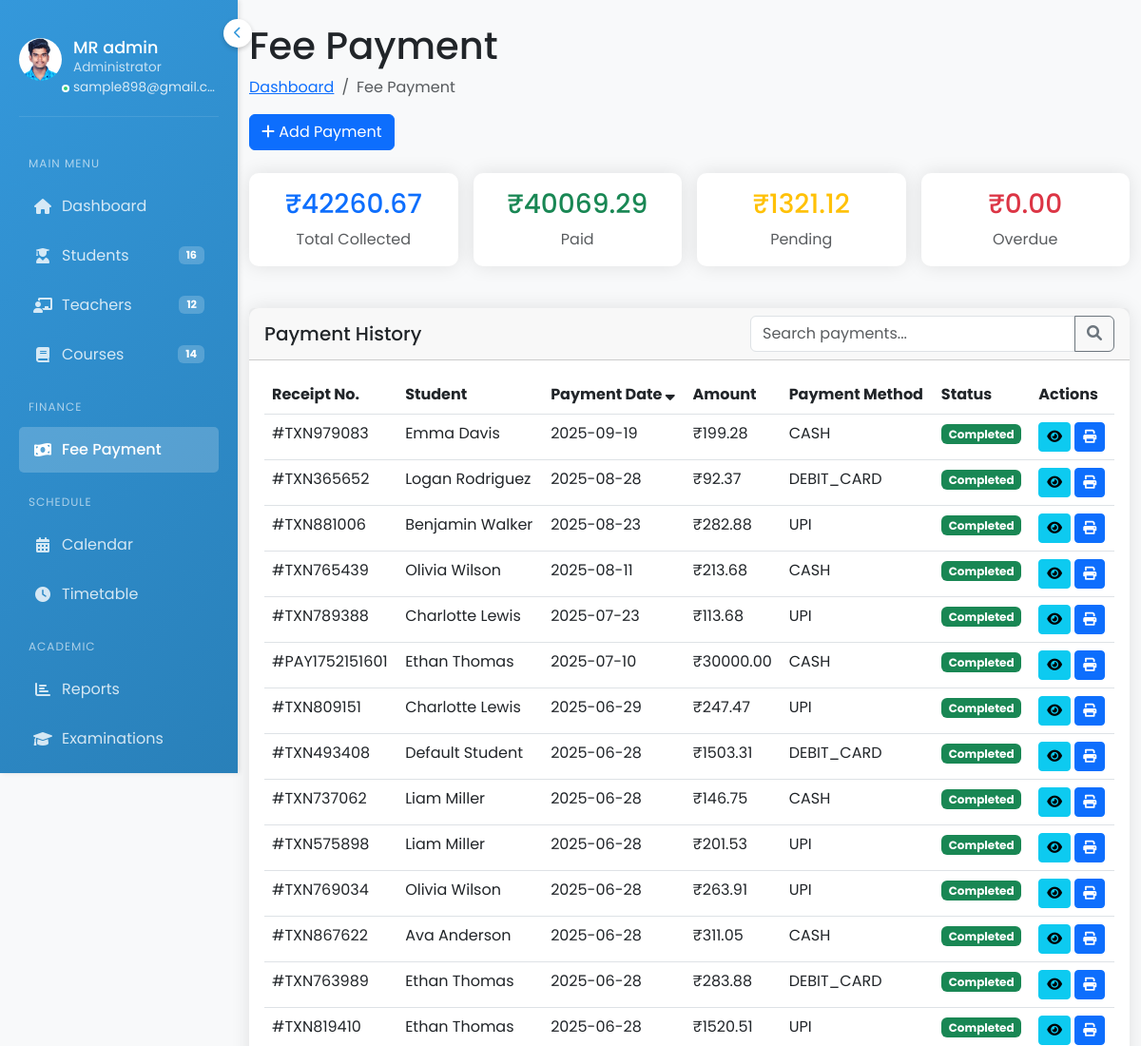
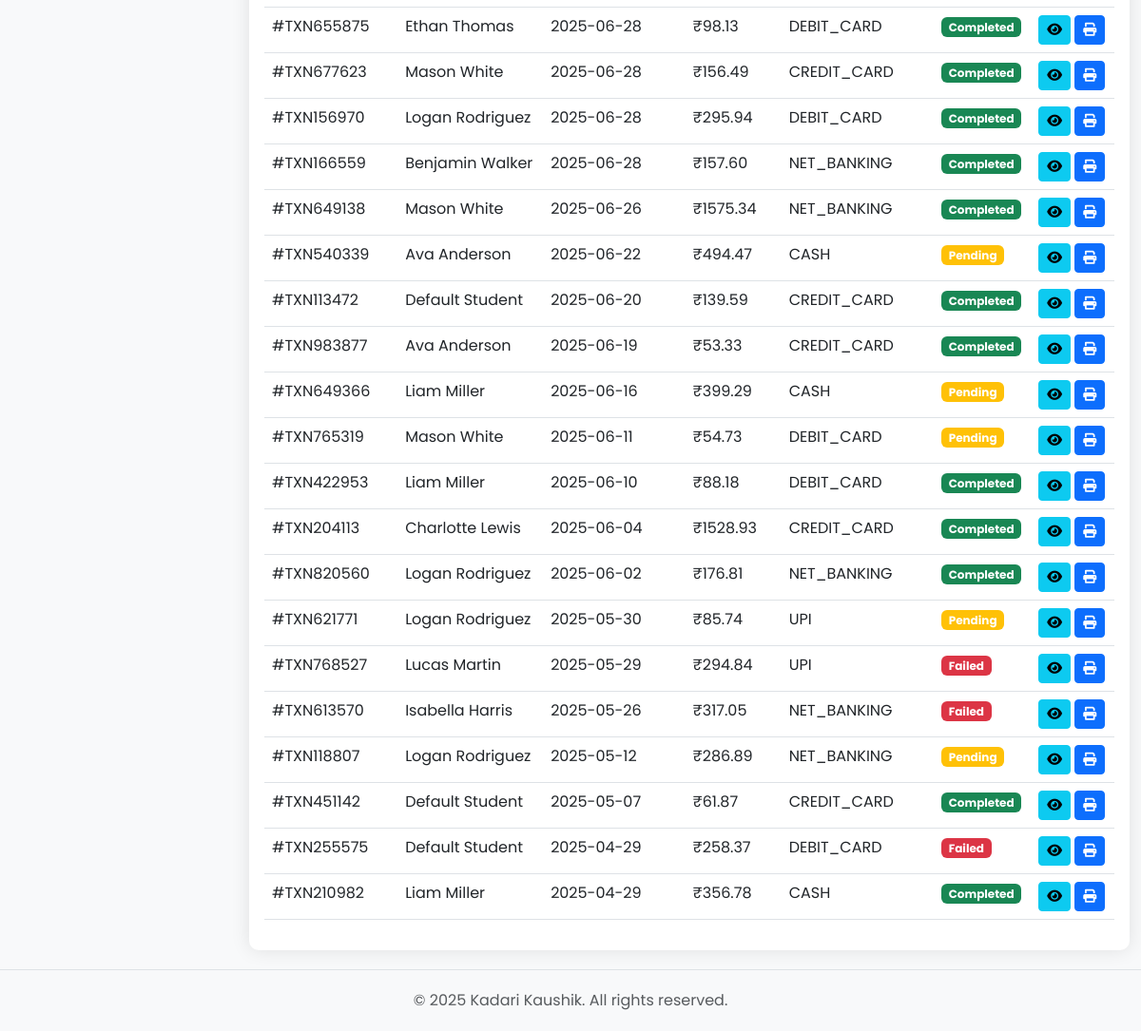
Screenshot of /finance/fees/ (signed in) with the database file from the repository (2 pictures, top to bottom).
### accounts/models.py (models this page shows, shortened)
class Profile(models.Model):
    user = models.OneToOneField(User, on_delete=models.CASCADE)
    avatar = models.ImageField(upload_to='avatars/', null=True, blank=True)
    bio = models.TextField(blank=True)
    created_at = models.DateTimeField(auto_now_add=True)
    updated_at = models.DateTimeField(auto_now=True)

class Payment(models.Model):
    PAYMENT_STATUS = [
        ('pending', 'Pending'),
        ('completed', 'Completed'),
        ('failed', 'Failed'),
        ('refunded', 'Refunded')
    ]
    PAYMENT_METHODS = [
        ('CASH', 'Cash'),
        ('CREDIT_CARD', 'Credit Card'),
        ('DEBIT_CARD', 'Debit Card'),
        ('NET_BANKING', 'Net Banking'),
        ('UPI', 'UPI'),
        ('CHEQUE', 'Cheque'),
    ]
    student = models.ForeignKey(Student, on_delete=models.CASCADE)
    amount = models.DecimalField(max_digits=10, decimal_places=2)
    payment_date = models.DateTimeField()
    payment_method = models.CharField(max_length=50, choices=PAYMENT_METHODS)
    status = models.CharField(max_length=20, choices=PAYMENT_STATUS)
    transaction_id = models.CharField(max_length=100, unique=True)
    remarks = models.TextField(blank=True, null=True)
    created_at = models.DateTimeField(auto_now_add=True)
    updated_at = models.DateTimeField(auto_now=True)
    class Meta:
        ordering = ['-payment_date', '-created_at']  # Order by payment date (newest first), then by creation date
        verbose_name = 'Payment'
        verbose_name_plural = 'Payments'

class Student(models.Model):
    GENDER_CHOICES = [
        ('M', 'Male'),
        ('F', 'Female'),
        ('O', 'Other')
    ]
    STATUS_CHOICES = [
        ('active', 'Active'),
        ('inactive', 'Inactive'),
        ('graduated', 'Graduated'),
        ('suspended', 'Suspended')
    ]
    user = models.OneToOneField(User, on_delete=models.CASCADE, related_name='student_profile', null=True, blank=True)
    student_id = models.CharField(max_length=20, unique=True)
    first_name = models.CharField(max_length=50, validators=[name_validator])
    last_name = models.CharField(max_length=50, validators=[name_validator])
    date_of_birth = models.DateField()
    gender = models.CharField(max_length=10, choices=GENDER_CHOICES)
    photo = models.ImageField(upload_to='student_photos/', null=True, blank=True)
    email = models.EmailField(unique=True)
    phone_regex = RegexValidator(
        regex=r'^\+?1?\d{9,15}$',
        message="Phone number must be entered in the format: '+999999999'. Up to 15 digits allowed."
    )
    phone_number = models.CharField(validators=[phone_regex], max_length=17, blank=True)
    address = models.TextField()
    grade_level = models.CharField(max_length=20)
    batch = models.CharField(max_length=20, blank=True, null=True)
    roll_number = models.CharField(max_length=20, blank=True, null=True)
    admission_date = models.DateField()
    status = models.CharField(max_length=20, choices=STATUS_CHOICES, default='active')
    guardian_name = models.CharField(max_length=100)
    guardian_relation = models.CharField(max_length=50)
    guardian_phone = models.CharField(validators=[phone_regex], max_length=17)
    guardian_email = models.EmailField(blank=True)
    created_at = models.DateTimeField(auto_now_add=True)
    updated_at = models.DateTimeField(auto_now=True)
    class_section = models.ForeignKey('Class', on_delete=models.SET_NULL, null=True, related_name='students')
    enrolled_courses = models.ManyToManyField('Course', related_name='enrolled_students')
    class Meta:
        ordering = ['-created_at']
    def __str__(self):
        return f"{self.first_name} {self.last_name} ({self.student_id})"
    def get_full_name(self):
        return f"{self.first_name} {self.last_name}"

### accounts/views.py (the view, shortened to what this page needs)
# urls.py: path('finance/fees/', views.fee_payment_view, name='fee_payment'),
@login_required
def fee_payment_view(request):
    search_query = request.GET.get('search', '')
    payments = Payment.objects.all()
    payments = payments.order_by('-payment_date')  # Order by payment date, most recent first
    total_collected = payments.aggregate(total=models.Sum('amount'))['total'] or 0
    paid_amount = payments.filter(status='completed').aggregate(total=models.Sum('amount'))['total'] or 0
    pending_amount = payments.filter(status='pending').aggregate(total=models.Sum('amount'))['total'] or 0
    overdue_amount = payments.filter(status='overdue').aggregate(total=models.Sum('amount'))['total'] or 0
    if request.method == 'POST':
        form = PaymentForm(request.POST)
        if form.is_valid():
            payment = form.save(commit=False)
            payment.status = 'completed'  # Set initial status
            payment.transaction_id = f"TXN{int(time.time())}"  # Generate unique transaction ID
            payment.save()
            messages.success(request, 'Payment added successfully.')
            return redirect('fee_payment')
        else:
            messages.error(request, 'Please correct the errors below.')
    else:
        form = PaymentForm()
    context = {
        'page_title': 'Fee Payment',
        'payments': payments,
        'total_collected': total_collected,
        'paid_amount': paid_amount,
        'pending_amount': pending_amount,
        'overdue_amount': overdue_amount,
        'form': form,
        'students': Student.objects.all(),  # Add students for the dropdown
        'search_query': search_query  # Pass search query back to template
    }
    return render(request, 'accounts/fee_payment.html', context)

### accounts/templates/accounts/fee_payment.html (shortened to what this page needs)
{% extends 'accounts/base_admin.html' %}
{% load static %}
{% block content %}
<div class="container-fluid">
    <div class="page-header">
        <h1 class="mt-4">Fee Payment</h1>
        <nav aria-label="breadcrumb">
            <ol class="breadcrumb">
                <li class="breadcrumb-item"><a href="{% url 'dashboard' %}">Dashboard</a></li>
                <li class="breadcrumb-item active">Fee Payment</li>
            </ol>
        </nav>
    </div>
    <div class="row mb-4">
        <div class="col-12">
            <button class="btn btn-primary" data-bs-toggle="modal" data-bs-target="#addPaymentModal">
                <i class="fas fa-plus"></i> Add Payment
            </button>
        </div>
    </div>
    <div class="row mb-4">
        <div class="col-md-3">
            <div class="card">
                <div class="card-body text-center">
                    <h3 class="text-primary">₹{{ total_collected|floatformat:2 }}</h3>
                    <p class="text-muted mb-0">Total Collected</p>
                </div>
            </div>
        </div>
        <div class="col-md-3">
            <div class="card">
                <div class="card-body text-center">
                    <h3 class="text-success">₹{{ paid_amount|floatformat:2 }}</h3>
                    <p class="text-muted mb-0">Paid</p>
                </div>
            </div>
        </div>
        <div class="col-md-3">
            <div class="card">
                <div class="card-body text-center">
                    <h3 class="text-warning">₹{{ pending_amount|floatformat:2 }}</h3>
                    <p class="text-muted mb-0">Pending</p>
                </div>
            </div>
        </div>
        <div class="col-md-3">
            <div class="card">
                <div class="card-body text-center">
                    <h3 class="text-danger">₹{{ overdue_amount|floatformat:2 }}</h3>
                    <p class="text-muted mb-0">Overdue</p>
                </div>
            </div>
        </div>
    </div>
    <div class="card">
        <div class="card-header">
            <div class="row align-items-center">
                <div class="col">
                    <h5 class="mb-0">Payment History</h5>
                </div>
                <div class="col-auto">
                    <div class="input-group">
                        <input type="text" id="searchPayments" class="form-control" placeholder="Search payments...">
                        <button class="btn btn-outline-secondary" type="button">
                            <i class="fas fa-search"></i>
                        </button>
                    </div>
                </div>
            </div>
        </div>
        <div class="card-body">
            <div class="table-responsive">
                <table class="table table-hover">
                    <thead>
                        <tr>
                            <th>Receipt No.</th>
                            <th>Student</th>
                            <th>Payment Date <i class="fas fa-sort-down" title="Sorted by date (newest first)"></i></th>
                            <th>Amount</th>
                            <th>Payment Method</th>
                            <th>Status</th>
                            <th>Actions</th>
                        </tr>
                    </thead>
                    <tbody id="paymentsTableBody">
                        {% for payment in payments %}
                        <tr class="payment-row">
                            <td class="receipt-no">#{{ payment.transaction_id }}</td>
                            <td class="student-name">{{ payment.student.get_full_name }}</td>
                            <td class="payment-date">{{ payment.payment_date|date:"Y-m-d" }}</td>
                            <td class="amount">₹{{ payment.amount|floatformat:2 }}</td>
                            <td class="payment-method">{{ payment.payment_method }}</td>
                            <td class="status">
                                <span class="badge {% if payment.status == 'completed' %}bg-success{% elif payment.status == 'pending' %}bg-warning{% elif payment.status == 'failed' %}bg-danger{% else %}bg-info{% endif %}">
                                    {{ payment.status|title }}
                                </span>
                            </td>
                            <td>
                                <button class="btn btn-sm btn-info" title="View" onclick="window.location.href='{% url 'view_payment_details' payment.id %}'">
                                    <i class="fas fa-eye"></i>
                                </button>
                                <button class="btn btn-sm btn-primary" title="Print" onclick="window.open('{% url 'print_payment_receipt' payment.id %}', '_blank')">
                                    <i class="fas fa-print"></i>
                                </button>
                            </td>
                        </tr>
                        {% empty %}
                        <tr id="noPaymentsRow" {% if payments %}style="display: none;"{% endif %}>
                            <td colspan="7" class="text-center">No payments found</td>
                        </tr>
                        {% endfor %}
                    </tbody>
                </table>
            </div>
        </div>
    </div>
</div>
{% endblock %}

### accounts/templates/accounts/base_admin.html (shortened to what this page needs)
{% load static %}
<!DOCTYPE html>
<html lang="en">
<head>
    <link href="https://cdn.jsdelivr.net/npm/bootstrap@5.3.0/dist/css/bootstrap.min.css" rel="stylesheet">
    <link rel="stylesheet" href="https://cdnjs.cloudflare.com/ajax/libs/font-awesome/6.0.0/css/all.min.css">
    <link href="https://cdn.jsdelivr.net/npm/fullcalendar@5.11.3/main.min.css" rel="stylesheet">
</head>
<body>
    <div class="sidebar">
        <button class="menu-toggle">
            <i class="fas fa-chevron-left"></i>
        </button>
        <div class="user-info d-flex align-items-start">
            <div class="avatar">
                {% if user.profile.avatar %}
                    <img src="{{ user.profile.avatar.url }}" alt="{{ user.username }}">
                {% else %}
                    <div class="avatar-initials">{{ user.username|first|upper }}</div>
                {% endif %}
            </div>
            <div class="user-status"></div>
            <div class="user-details">
                <h3 title="{{ user.get_full_name|default:user.username }}">{{ user.get_full_name|default:user.username }}</h3>
                <p class="user-role">Administrator</p>
                <p class="user-email" title="{{ user.email }}">{{ user.email }}</p>
            </div>
        </div>
        <div class="sidebar-scrollable">
            <nav class="nav flex-column">
                <div class="menu-label">Main Menu</div>
                <a class="nav-link {% if request.resolver_match.url_name == 'dashboard' %}active{% endif %}" href="{% url 'index' %}">
                    <i class="fas fa-home"></i>
                    <span>Dashboard</span>
                </a>
                <a class="nav-link {% if request.resolver_match.url_name == 'students' %}active{% endif %}" href="{% url 'students' %}">
                    <i class="fas fa-user-graduate"></i>
                    <span>Students</span>
                    <span class="badge">{{ sidebar_total_students|default:"0" }}</span>
                </a>
                <a class="nav-link {% if request.resolver_match.url_name == 'teachers' %}active{% endif %}" href="{% url 'teachers' %}">
                    <i class="fas fa-chalkboard-teacher"></i>
                    <span>Teachers</span>
                    <span class="badge">{{ sidebar_total_teachers|default:"0" }}</span>
                </a>
                <a class="nav-link {% if request.resolver_match.url_name == 'courses' %}active{% endif %}" href="{% url 'courses' %}">
                    <i class="fas fa-book"></i>
                    <span>Courses</span>
                    <span class="badge">{{ sidebar_active_courses|default:"0" }}</span>
                </a>
                <div class="menu-label">Finance</div>
                <a class="nav-link {% if request.resolver_match.url_name == 'fee_payment' %}active{% endif %}" href="{% url 'fee_payment' %}">
                    <i class="fas fa-money-bill-wave"></i>
                    <span>Fee Payment</span>
                </a>
                <div class="menu-label">Schedule</div>
                <a class="nav-link {% if request.resolver_match.url_name == 'calendar' %}active{% endif %}" href="{% url 'calendar' %}">
                    <i class="fas fa-calendar-alt"></i>
                    <span>Calendar</span>
                </a>
                <a class="nav-link {% if request.resolver_match.url_name == 'timetable' %}active{% endif %}" href="{% url 'timetable' %}">
                    <i class="fas fa-clock"></i>
                    <span>Timetable</span>
                </a>
                <div class="menu-label">Academic</div>
                <a class="nav-link {% if request.resolver_match.url_name == 'reports' %}active{% endif %}" href="{% url 'reports' %}">
                    <i class="fas fa-chart-bar"></i>
                    <span>Reports</span>
                </a>
                <a class="nav-link {% if request.resolver_match.url_name == 'examinations' %}active{% endif %}" href="{% url 'examinations' %}">
                    <i class="fas fa-graduation-cap"></i>
                    <span>Examinations</span>
                </a>
            </nav>
        </div>
    </div>
    <div class="main-content">
        {% block content %}{% endblock %}
    </div>
    <footer class="footer mt-auto py-3 bg-light border-top">
        <div class="container-fluid text-center">
            <span class="text-muted">© 2025 Kadari Kaushik. All rights reserved.</span>
        </div>
    </footer>
</body>
</html>

### rows the page displays
Payment: transaction_id "TXN979083", student.get_full_name "Emma Davis", payment_date "2025-09-19", amount "199.28", payment_method "CASH", status "Completed"
Payment: transaction_id "TXN365652", student.get_full_name "Logan Rodriguez", payment_date "2025-08-28", amount "92.37", payment_method "DEBIT_CARD", status "Completed"
Payment: transaction_id "TXN881006", student.get_full_name "Benjamin Walker", payment_date "2025-08-23", amount "282.88", payment_method "UPI", status "Completed"
Payment: transaction_id "TXN765439", student.get_full_name "Olivia Wilson", payment_date "2025-08-11", amount "213.68", payment_method "CASH", status "Completed"
Payment: transaction_id "TXN789388", student.get_full_name "Charlotte Lewis", payment_date "2025-07-23", amount "113.68", payment_method "UPI", status "Completed"
Payment: transaction_id "PAY1752151601", student.get_full_name "Ethan Thomas", payment_date "2025-07-10", amount "30000.00", payment_method "CASH", status "Completed"
Payment: transaction_id "TXN809151", student.get_full_name "Charlotte Lewis", payment_date "2025-06-29", amount "247.47", payment_method "UPI", status "Completed"
Payment: transaction_id "TXN493408", student.get_full_name "Default Student", payment_date "2025-06-28", amount "1503.31", payment_method "DEBIT_CARD", status "Completed"
Payment: transaction_id "TXN737062", student.get_full_name "Liam Miller", payment_date "2025-06-28", amount "146.75", payment_method "CASH", status "Completed"
Payment: transaction_id "TXN575898", student.get_full_name "Liam Miller", payment_date "2025-06-28", amount "201.53", payment_method "UPI", status "Completed"
Payment: transaction_id "TXN769034", student.get_full_name "Olivia Wilson", payment_date "2025-06-28", amount "263.91", payment_method "UPI", status "Completed"
Payment: transaction_id "TXN867622", student.get_full_name "Ava Anderson", payment_date "2025-06-28", amount "311.05", payment_method "CASH", status "Completed"
Payment: transaction_id "TXN763989", student.get_full_name "Ethan Thomas", payment_date "2025-06-28", amount "283.88", payment_method "DEBIT_CARD", status "Completed"
Payment: transaction_id "TXN819410", student.get_full_name "Ethan Thomas", payment_date "2025-06-28", amount "1520.51", payment_method "UPI", status "Completed"
Payment: transaction_id "TXN655875", student.get_full_name "Ethan Thomas", payment_date "2025-06-28", amount "98.13", payment_method "DEBIT_CARD", status "Completed"
Payment: transaction_id "TXN677623", student.get_full_name "Mason White", payment_date "2025-06-28", amount "156.49", payment_method "CREDIT_CARD", status "Completed"
Payment: transaction_id "TXN156970", student.get_full_name "Logan Rodriguez", payment_date "2025-06-28", amount "295.94", payment_method "DEBIT_CARD", status "Completed"
Payment: transaction_id "TXN166559", student.get_full_name "Benjamin Walker", payment_date "2025-06-28", amount "157.60", payment_method "NET_BANKING", status "Completed"
Payment: transaction_id "TXN649138", student.get_full_name "Mason White", payment_date "2025-06-26", amount "1575.34", payment_method "NET_BANKING", status "Completed"
Payment: transaction_id "TXN540339", student.get_full_name "Ava Anderson", payment_date "2025-06-22", amount "494.47", payment_method "CASH", status "Pending"
Payment: transaction_id "TXN113472", student.get_full_name "Default Student", payment_date "2025-06-20", amount "139.59", payment_method "CREDIT_CARD", status "Completed"
Payment: transaction_id "TXN983877", student.get_full_name "Ava Anderson", payment_date "2025-06-19", amount "53.33", payment_method "CREDIT_CARD", status "Completed"
Payment: transaction_id "TXN649366", student.get_full_name "Liam Miller", payment_date "2025-06-16", amount "399.29", payment_method "CASH", status "Pending"
Payment: transaction_id "TXN765319", student.get_full_name "Mason White", payment_date "2025-06-11", amount "54.73", payment_method "DEBIT_CARD", status "Pending"
Payment: transaction_id "TXN422953", student.get_full_name "Liam Miller", payment_date "2025-06-10", amount "88.18", payment_method "DEBIT_CARD", status "Completed"
Payment: transaction_id "TXN204113", student.get_full_name "Charlotte Lewis", payment_date "2025-06-04", amount "1528.93", payment_method "CREDIT_CARD", status "Completed"
Payment: transaction_id "TXN820560", student.get_full_name "Logan Rodriguez", payment_date "2025-06-02", amount "176.81", payment_method "NET_BANKING", status "Completed"
Payment: transaction_id "TXN621771", student.get_full_name "Logan Rodriguez", payment_date "2025-05-30", amount "85.74", payment_method "UPI", status "Pending"
Payment: transaction_id "TXN768527", student.get_full_name "Lucas Martin", payment_date "2025-05-29", amount "294.84", payment_method "UPI", status "Failed"
Payment: transaction_id "TXN613570", student.get_full_name "Isabella Harris", payment_date "2025-05-26", amount "317.05", payment_method "NET_BANKING", status "Failed"
Payment: transaction_id "TXN118807", student.get_full_name "Logan Rodriguez", payment_date "2025-05-12", amount "286.89", payment_method "NET_BANKING", status "Pending"
Payment: transaction_id "TXN451142", student.get_full_name "Default Student", payment_date "2025-05-07", amount "61.87", payment_method "CREDIT_CARD", status "Completed"
Payment: transaction_id "TXN255575", student.get_full_name "Default Student", payment_date "2025-04-29", amount "258.37", payment_method "DEBIT_CARD", status "Failed"
Payment: transaction_id "TXN210982", student.get_full_name "Liam Miller", payment_date "2025-04-29", amount "356.78", payment_method "CASH", status "Completed"

### other values shown
{{ user.get_full_name|default:user.username }} "MR admin"
{{ user.email }} "sample898@gmail.c…"
{{ sidebar_total_students|default:"0" }} "16"
{{ sidebar_total_teachers|default:"0" }} "12"
{{ sidebar_active_courses|default:"0" }} "14"
{{ total_collected|floatformat:2 }} "42260.67"
{{ paid_amount|floatformat:2 }} "40069.29"
{{ pending_amount|floatformat:2 }} "1321.12"
{{ overdue_amount|floatformat:2 }} "0.00"
